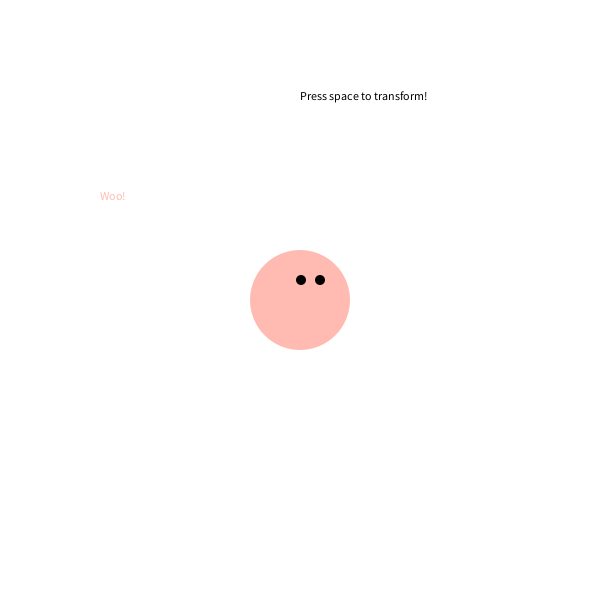
Frame 1 (no input)
Frame 60 (the mouse pressed at the canvas centre just before this capture): identical to frame 1, image omitted
Frame 120 (the mouse held since frame 60 and released just before this capture): identical to frame 1, image omitted

The Processing sketch that drew this single still picture (run headless with seeded random() and noise(); from frame 60 on, the mouse is pressed at the canvas centre):

// Processing sketch: w05_02_characterState
// ── w05_02_characterState.pde
Character c;


void setup() {
  size(600, 600);
  c = new Character();
}

void draw() {
  background(255);
  fill(0);
  text("Press space to transform!", width/2, 100);

  c.display();
  c.update();
}

void keyPressed() {
  c.handleInput(key);
}

class Character {
  int state = 0;
  int posX;
  int posY;
  float w;
  float h;

  Character() {
    w = 100;
    h = 100;
    posX = 300;
    posY = 300;
  }

  void display() {
    switch(state) {
    case 0:
      fill(255, 187, 178);
      text("Woo!", 100, 200);
      break;
    case 1:
      fill(242, 118, 101);
      text("Party!!!", 100, 200);
      break;
    case 2: 
      fill(237, 34, 7);
      text("ahahahha!!!!!!!!!!!!!!!!", 100, 200);
      break;
    default:
      break;
    }
    noStroke();
    ellipse(posX, posY, w, h);

    fill(0);
    ellipse(posX + 1, posY - 20, 10, 10);
    ellipse(posX + 20, posY - 20, 10, 10);
  }
  
  void update(){
     switch(state) {    
    case 0:
     state = 0;
      break;
    case 1:
      state = 1;
      break;
    case 2: 
      state = 2;
      break;
    default:
      break;
     }
    
  }

  void handleInput(char k) {
    println(k);
    switch(state) {
    case 0:
      if (k== ' ') {
         advance();
      }
      break;
    case 1:
      if (k== ' ') {
        advance();
      }
      break;
    case 2:
      if (k== ' ') {
        advance();
      }
      break;
    default:
      break;
    }
  }
  
  void advance(){
    state++;
    
  }
  
}
